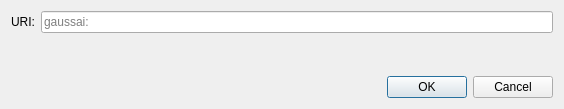
<?xml version="1.0" encoding="UTF-8"?>
<ui version="4.0">
 <class>OpenURIDialog</class>
 <widget class="QDialog" name="OpenURIDialog">
  <property name="geometry">
   <rect>
    <x>0</x>
    <y>0</y>
    <width>564</width>
    <height>109</height>
   </rect>
  </property>
  <property name="windowTitle">
   <string>Open URI</string>
  </property>
  <layout class="QVBoxLayout" name="verticalLayout">
   <item>
    <layout class="QHBoxLayout" name="horizontalLayout">
     <item>
      <widget class="QLabel" name="label">
       <property name="text">
        <string>URI:</string>
       </property>
      </widget>
     </item>
     <item>
      <widget class="QValidatedLineEdit" name="uriEdit">
       <property name="placeholderText">
        <string notr="true">gaussai:</string>
       </property>
      </widget>
     </item>
    </layout>
   </item>
   <item>
    <spacer name="verticalSpacer">
     <property name="orientation">
      <enum>Qt::Vertical</enum>
     </property>
     <property name="sizeHint" stdset="0">
      <size>
       <width>20</width>
       <height>40</height>
      </size>
     </property>
    </spacer>
   </item>
   <item>
    <widget class="QDialogButtonBox" name="buttonBox">
     <property name="orientation">
      <enum>Qt::Horizontal</enum>
     </property>
     <property name="standardButtons">
      <set>QDialogButtonBox::Cancel|QDialogButtonBox::Ok</set>
     </property>
    </widget>
   </item>
  </layout>
 </widget>
 <customwidgets>
  <customwidget>
   <class>QValidatedLineEdit</class>
   <extends>QLineEdit</extends>
   <header>qt/qvalidatedlineedit.h</header>
  </customwidget>
 </customwidgets>
 <resources/>
 <connections>
  <connection>
   <sender>buttonBox</sender>
   <signal>accepted()</signal>
   <receiver>OpenURIDialog</receiver>
   <slot>accept()</slot>
   <hints>
    <hint type="sourcelabel">
     <x>248</x>
     <y>254</y>
    </hint>
    <hint type="destinationlabel">
     <x>157</x>
     <y>274</y>
    </hint>
   </hints>
  </connection>
  <connection>
   <sender>buttonBox</sender>
   <signal>rejected()</signal>
   <receiver>OpenURIDialog</receiver>
   <slot>reject()</slot>
   <hints>
    <hint type="sourcelabel">
     <x>316</x>
     <y>260</y>
    </hint>
    <hint type="destinationlabel">
     <x>286</x>
     <y>274</y>
    </hint>
   </hints>
  </connection>
 </connections>
</ui>
